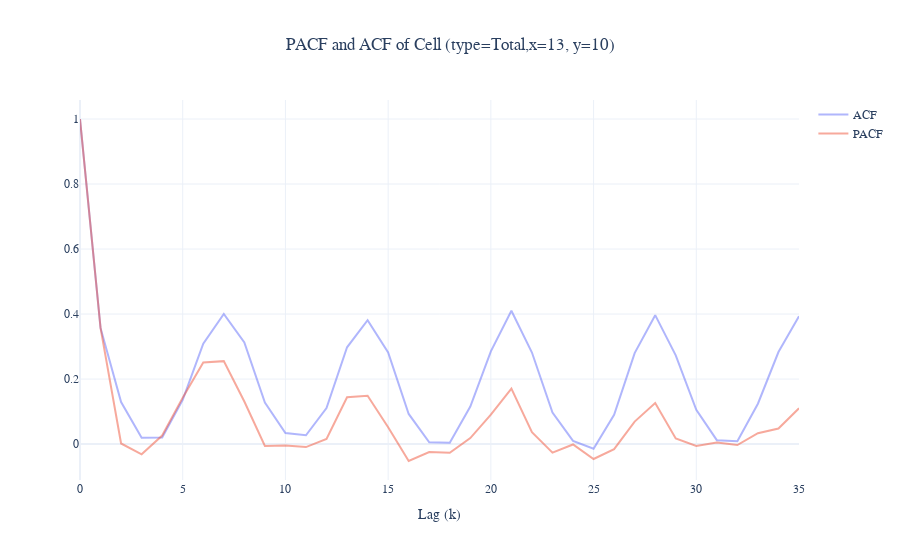
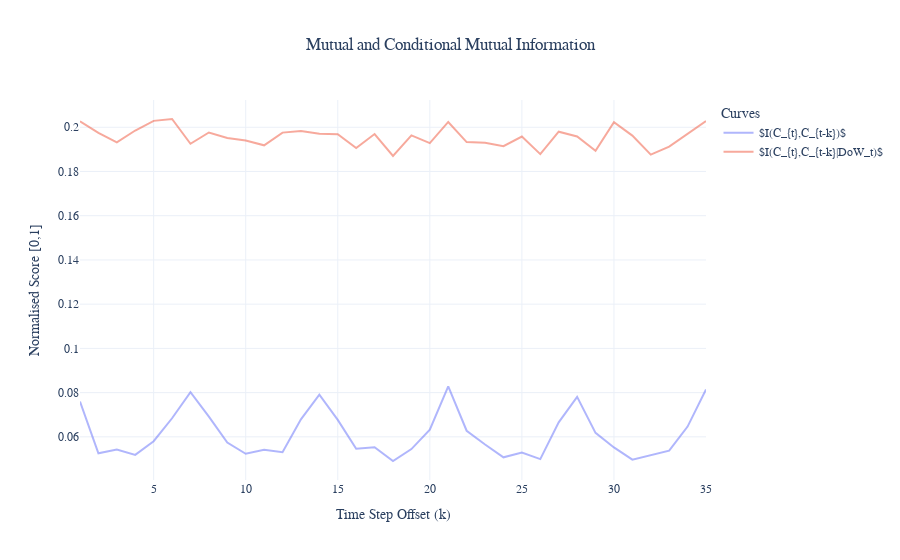
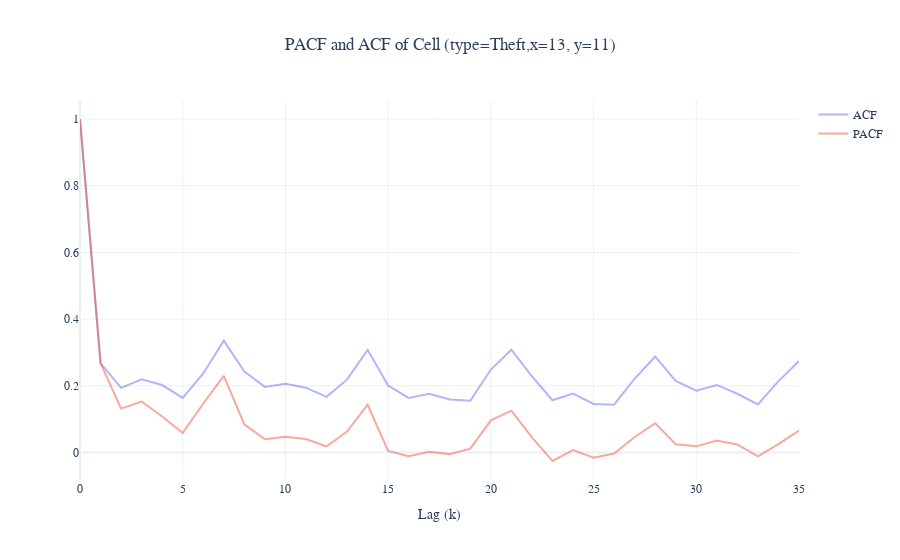
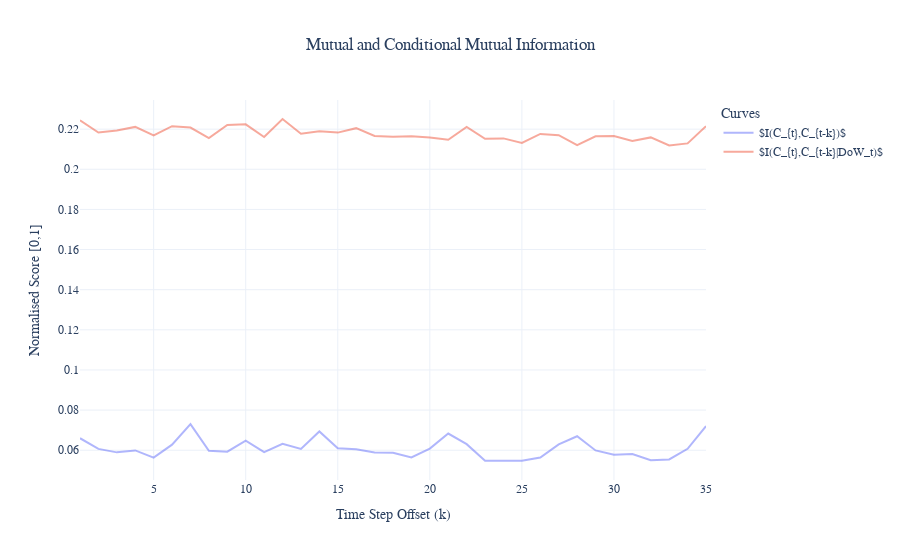

Notebook source saved alongside these figures, in order:
### Code cell
nlags = {
    "1H":24*7,
    "24H":5*7,
    "168H":10,
}.get(FREQ)


conf.shaper_threshold = 0

for ctype, cname in enumerate(crime_feature_indices):
    display(HTML(f"<h1>{cname.title()}</h1>"))
    shaper = Shaper(sparse_crimes[:,ctype:ctype+1], conf)
    
    dense_crimes = shaper.squeeze(sparse_crimes)
    
    pac = vector_auto_corr(dense_grid=dense_crimes[:,ctype],nlags=nlags, partial=True).values
    pac_mean = np.abs(pac).mean(0)
    pac_mean_grid = shaper.unsqueeze(pac_mean.reshape(1,1,-1))[0,0]
    im(
        pac_mean_grid,title=f"PACF (type={cname.title()}, nlags={nlags})",
        vmin=0,vmax=1,
    )

    ac = vector_auto_corr(dense_grid=dense_crimes[:,ctype],nlags=nlags, partial=False).values
    ac_mean = np.abs(ac).mean(0)
    ac_mean_grid = shaper.unsqueeze(ac_mean.reshape(1,1,-1))[0,0]
    im(
        ac_mean_grid,title=f"ACF (type={cname.title()}, nlags={nlags})",
        vmin=0,vmax=1,
    )
    
    cell_index = pac_mean.argmax()
    cell_y,cell_x = shaper.i_to_yx(cell_index)
    
    
    plot(ACF=[1,*ac[:,cell_index]],
         PACF=[1,*pac[:,cell_index]],
         title=f"PACF and ACF of Cell (type={cname.title()},x={cell_x}, y={cell_y})",
         xlabel="Lag (k)").show()
    
    cell_values = dense_crimes[:,0,cell_index]
    
    plot_mi_curves(  # subplot_mi_curves(
        a=cell_values,
        t_range=t_range,
        temporal_variables=['Day of Week'],
        max_offset=nlags,
        bins=len(np.unique(cell_values)),
    ).show()

### Figure 1 — Plotly figure (JSON) as saved in the notebook; plotly's stock layout.template omitted (floating-point values rounded to 4 significant figures)
{"data": [{"name": "ACF", "opacity": 0.5, "type": "scatter", "y": [1, 0.3574, 0.1294, 0.01937, 0.02013, 0.1357, 0.3089, 0.4002, 0.3127, 0.1277, 0.03423, 0.02701, 0.1109, 0.2978, 0.3809, 0.2821, 0.09267, 0.00529, 0.004278, 0.1156, 0.2854, 0.4101, 0.2817, 0.09679, 0.009871, -0.01441, 0.09033, 0.2798, 0.3966, 0.2729, 0.1052, 0.01207, 0.00863, 0.1242, 0.2832, 0.3936]}, {"name": "PACF", "opacity": 0.5, "type": "scatter", "y": [1, 0.3575, 0.00188, -0.03152, 0.02618, 0.1429, 0.251, 0.2552, 0.131, -0.005972, -0.004021, -0.009214, 0.01601, 0.1442, 0.1488, 0.05184, -0.05202, -0.02468, -0.02688, 0.01841, 0.09033, 0.1708, 0.0365, -0.02626, -0.001265, -0.04591, -0.0155, 0.06925, 0.1263, 0.01709, -0.005726, 0.005138, -0.002883, 0.03359, 0.04784, 0.1102]}], "layout": {"font": {"family": "STIXGeneral"}, "title": {"text": "PACF and ACF of Cell (type=Total,x=13, y=10)", "x": 0.5}, "xaxis": {"title": {"text": "Lag (k)"}}, "yaxis": {"title": {}}}}

### Figure 2 — Plotly figure (JSON) as saved in the notebook; plotly's stock layout.template omitted (floating-point values rounded to 4 significant figures)
{"data": [{"name": "$I(C_{t},C_{t-k})$", "opacity": 0.5, "type": "scatter", "x": [1, 2, 3, 4, 5, 6, 7, 8, 9, 10, 11, 12, 13, 14, 15, 16, 17, 18, 19, 20, 21, 22, 23, 24, 25, 26, 27, 28, 29, 30, 31, 32, 33, 34, 35], "y": [0.07599, 0.05258, 0.05429, 0.05184, 0.05801, 0.0684, 0.08024, 0.06915, 0.05744, 0.05234, 0.05413, 0.05301, 0.0679, 0.07905, 0.06767, 0.05458, 0.05531, 0.04907, 0.05445, 0.06326, 0.08279, 0.06275, 0.05651, 0.05074, 0.05289, 0.04993, 0.06653, 0.07809, 0.06179, 0.05522, 0.04969, 0.05178, 0.05377, 0.06463, 0.08139]}, {"name": "$I(C_{t},C_{t-k}|DoW_t)$", "opacity": 0.5, "type": "scatter", "x": [1, 2, 3, 4, 5, 6, 7, 8, 9, 10, 11, 12, 13, 14, 15, 16, 17, 18, 19, 20, 21, 22, 23, 24, 25, 26, 27, 28, 29, 30, 31, 32, 33, 34, 35], "y": [0.2027, 0.1975, 0.1932, 0.1985, 0.2029, 0.2037, 0.1925, 0.1976, 0.1952, 0.194, 0.1918, 0.1976, 0.1983, 0.197, 0.1968, 0.1906, 0.1969, 0.1871, 0.1963, 0.1929, 0.2024, 0.1933, 0.193, 0.1915, 0.1958, 0.1879, 0.198, 0.1958, 0.1894, 0.2023, 0.1962, 0.1876, 0.1912, 0.1969, 0.2028]}], "layout": {"font": {"family": "STIXGeneral"}, "legend": {"title": {"text": "Curves"}}, "title": {"text": "Mutual and Conditional Mutual Information", "x": 0.5}, "xaxis": {"title": {"text": "Time Step Offset (k)"}}, "yaxis": {"title": {"text": "Normalised Score [0,1]"}}}}

### Figure 3 — Plotly figure (JSON) as saved in the notebook; plotly's stock layout.template omitted (floating-point values rounded to 4 significant figures)
{"data": [{"name": "ACF", "opacity": 0.5, "type": "scatter", "y": [1, 0.2678, 0.1937, 0.2196, 0.2023, 0.1635, 0.2371, 0.3352, 0.2427, 0.1966, 0.2063, 0.1944, 0.1668, 0.2184, 0.308, 0.2005, 0.1636, 0.1762, 0.1588, 0.1552, 0.2487, 0.3082, 0.2283, 0.1566, 0.1766, 0.1457, 0.1432, 0.2212, 0.2878, 0.2148, 0.1855, 0.2025, 0.1761, 0.1443, 0.2139, 0.2744]}, {"name": "PACF", "opacity": 0.5, "type": "scatter", "y": [1, 0.2679, 0.1315, 0.1529, 0.1081, 0.0581, 0.147, 0.2295, 0.08416, 0.03972, 0.04747, 0.0403, 0.0181, 0.06283, 0.1432, 0.004437, -0.01102, 0.002539, -0.004828, 0.01156, 0.09642, 0.1255, 0.0455, -0.0255, 0.007004, -0.01567, -0.003158, 0.04641, 0.08758, 0.02471, 0.0184, 0.03593, 0.02393, -0.01179, 0.02529, 0.06576]}], "layout": {"font": {"family": "STIXGeneral"}, "title": {"text": "PACF and ACF of Cell (type=Theft,x=13, y=11)", "x": 0.5}, "xaxis": {"title": {"text": "Lag (k)"}}, "yaxis": {"title": {}}}}

### Figure 4 — Plotly figure (JSON) as saved in the notebook; plotly's stock layout.template omitted (floating-point values rounded to 4 significant figures)
{"data": [{"name": "$I(C_{t},C_{t-k})$", "opacity": 0.5, "type": "scatter", "x": [1, 2, 3, 4, 5, 6, 7, 8, 9, 10, 11, 12, 13, 14, 15, 16, 17, 18, 19, 20, 21, 22, 23, 24, 25, 26, 27, 28, 29, 30, 31, 32, 33, 34, 35], "y": [0.06598, 0.06067, 0.05894, 0.0599, 0.05634, 0.06277, 0.07302, 0.0597, 0.05926, 0.06474, 0.05904, 0.06323, 0.06067, 0.06937, 0.06097, 0.0605, 0.05892, 0.05871, 0.0564, 0.06085, 0.0683, 0.06302, 0.05475, 0.05463, 0.05476, 0.05635, 0.06293, 0.06697, 0.05989, 0.05774, 0.05815, 0.05505, 0.05539, 0.06072, 0.07203]}, {"name": "$I(C_{t},C_{t-k}|DoW_t)$", "opacity": 0.5, "type": "scatter", "x": [1, 2, 3, 4, 5, 6, 7, 8, 9, 10, 11, 12, 13, 14, 15, 16, 17, 18, 19, 20, 21, 22, 23, 24, 25, 26, 27, 28, 29, 30, 31, 32, 33, 34, 35], "y": [0.2244, 0.2183, 0.2194, 0.2211, 0.2168, 0.2215, 0.2208, 0.2156, 0.2221, 0.2224, 0.2161, 0.2251, 0.2177, 0.2189, 0.2183, 0.2205, 0.2166, 0.2162, 0.2164, 0.2158, 0.2147, 0.2211, 0.2152, 0.2154, 0.2131, 0.2176, 0.217, 0.212, 0.2165, 0.2166, 0.2141, 0.2159, 0.2119, 0.2129, 0.2215]}], "layout": {"font": {"family": "STIXGeneral"}, "legend": {"title": {"text": "Curves"}}, "title": {"text": "Mutual and Conditional Mutual Information", "x": 0.5}, "xaxis": {"title": {"text": "Time Step Offset (k)"}}, "yaxis": {"title": {"text": "Normalised Score [0,1]"}}}}
